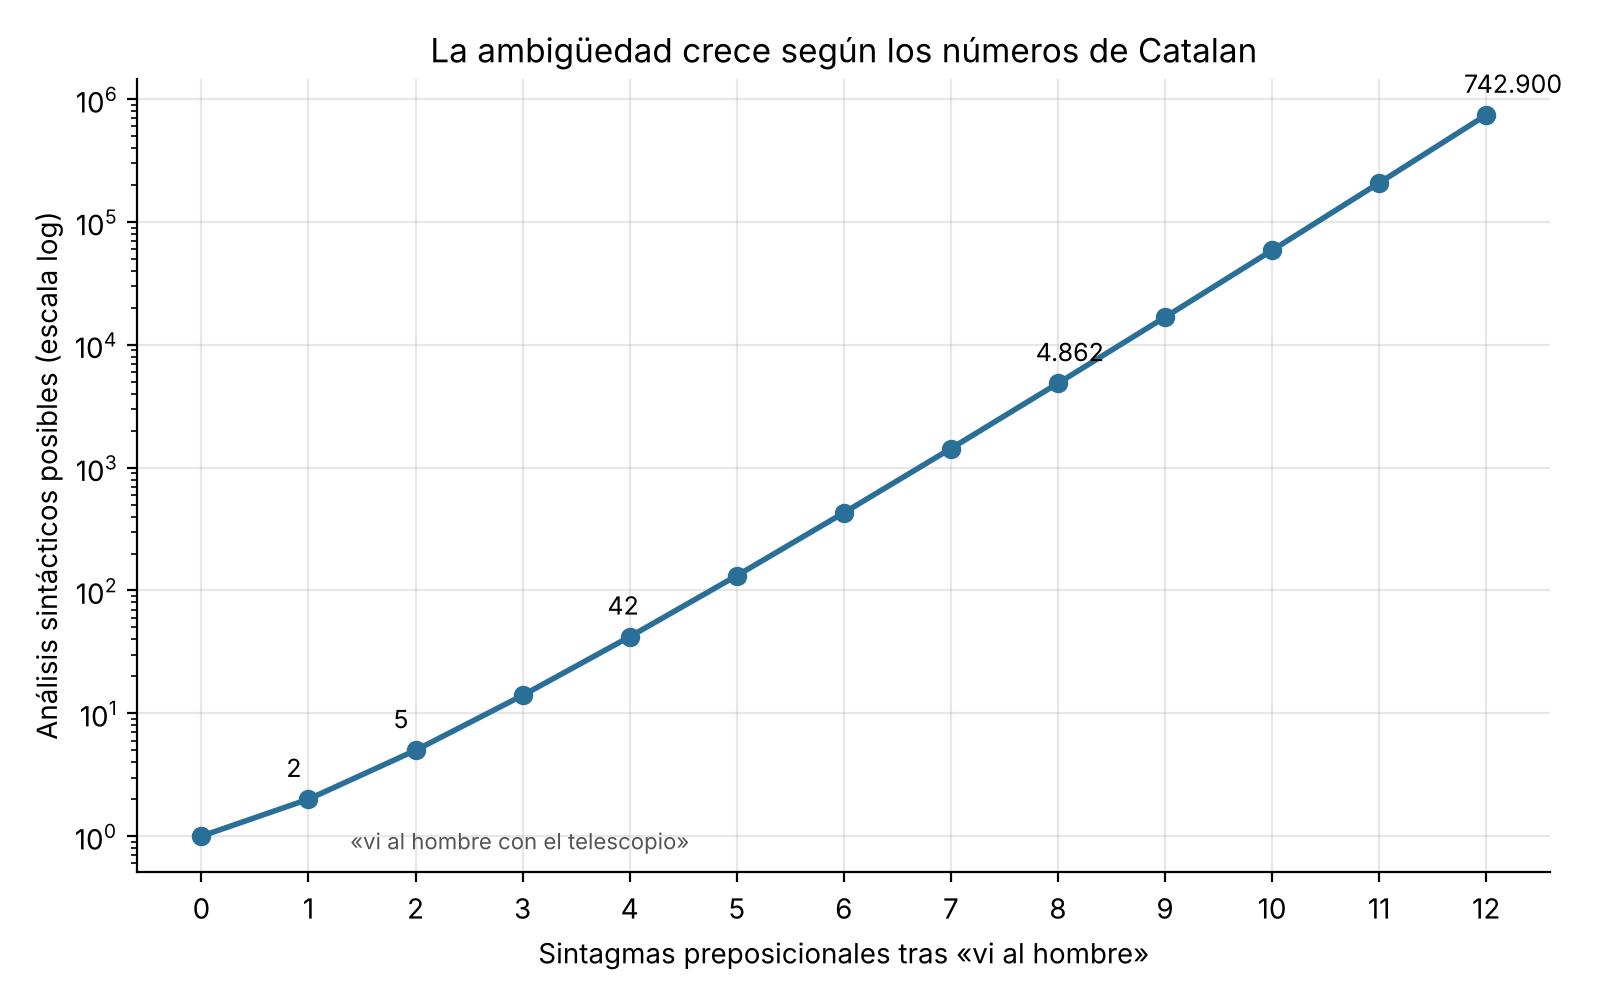

Reproduce this figure in Python.
"""Genera grafico.png: número de análisis frente a número de SP."""
import matplotlib
matplotlib.use("Agg")
import matplotlib.pyplot as plt
from ambiguedad import contar, oracion

ns = list(range(0, 13))
cuentas = [contar(oracion(n)) for n in ns]

fig, ax = plt.subplots(figsize=(8, 5), dpi=200)
ax.plot(ns, cuentas, marker="o", color="#2a6f97", linewidth=2)
ax.set_yscale("log")
ax.set_xlabel("Sintagmas preposicionales tras «vi al hombre»")
ax.set_ylabel("Análisis sintácticos posibles (escala log)")
ax.set_title("La ambigüedad crece según los números de Catalan")
ax.set_xticks(ns)
ax.grid(True, which="major", alpha=0.3)
for n, c in zip(ns, cuentas):
    if n in (1, 2, 4, 8, 12):
        ax.annotate(f"{c:,}".replace(",", "."), (n, c),
                    textcoords="offset points", xytext=(-8, 8), fontsize=9)
ax.annotate("«vi al hombre con el telescopio»", (1, 2),
            textcoords="offset points", xytext=(15, -18), fontsize=8, color="#555")
for s in ("top", "right"):
    ax.spines[s].set_visible(False)
fig.tight_layout()
fig.savefig("grafico.png")
print("grafico.png generado")
